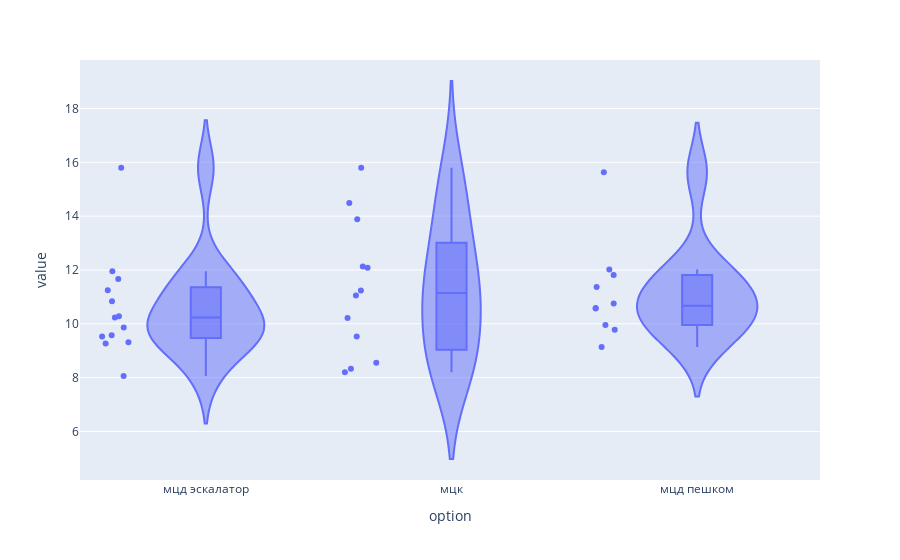

The notebook cell this image was saved under:
### Code cell
fig = px.violin(evening_entrance.history, y="value", x="option", box=True, points="all",
          hover_data=evening_entrance.history.columns)
fig.show()

### Figure 1 — Plotly figure (JSON) as saved in the notebook; plotly's stock layout.template omitted (floating-point values rounded to 4 significant figures)
{"data": [{"alignmentgroup": "True", "box": {"visible": true}, "hovertemplate": "option=%{x}<br>value=%{y}<extra></extra>", "legendgroup": "", "marker": {"color": "#636efa"}, "name": "", "offsetgroup": "", "orientation": "v", "points": "all", "scalegroup": "True", "showlegend": false, "type": "violin", "x": ["мцд эскалатор", "мцк", "мцд эскалатор", "мцк", "мцк", "мцк", "мцк", "мцд эскалатор", "мцк", "мцк", "мцд эскалатор", "мцд эскалатор", "мцд эскалатор", "мцк", "мцд эскалатор", "мцк", "мцд эскалатор", "мцд эскалатор", "мцк", "мцк", "мцд эскалатор", "мцк", "мцд эскалатор", "мцд пешком", "мцд пешком", "мцд пешком", "мцд пешком", "мцд пешком", "мцд пешком", "мцд пешком", "мцд пешком", "мцд пешком", "мцд эскалатор", "мцд эскалатор", "мцд пешком"], "x0": " ", "xaxis": "x", "y": [8.062, 11.23, 15.8, 11.05, 14.49, 12.08, 13.88, 10.23, 9.528, 8.55, 9.865, 9.268, 9.528, 8.327, 9.31, 8.198, 10.83, 11.25, 12.13, 10.22, 11.67, 15.8, 9.578, 10.75, 12.02, 10.57, 9.137, 9.96, 9.78, 15.63, 11.82, 10.58, 11.95, 10.28, 11.37], "y0": " ", "yaxis": "y"}], "layout": {"legend": {"tracegroupgap": 0}, "margin": {"t": 60}, "violinmode": "group", "xaxis": {"anchor": "y", "domain": [0, 1], "title": {"text": "option"}}, "yaxis": {"anchor": "x", "domain": [0, 1], "title": {"text": "value"}}}}
